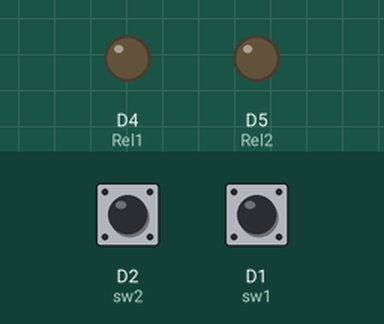
Recording of a sketch running on a simulated ESP8266 (NodeMCU). On the bench: output pins drawn as LEDs (lit = HIGH). The inputs (shaded band) are chosen by the test bench; at power-on: D2 (sw2) LOW, D1 (sw1) HIGH.

Above: at 1.2 s.
1.3 s: D2 (sw2) pulled HIGH for 0.15 s
At 1.7 s:
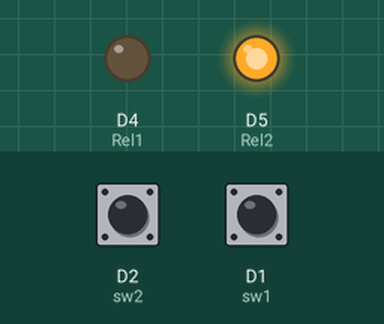
2.9 s: D1 (sw1) pulled LOW for 0.15 s
At 4.1 s:
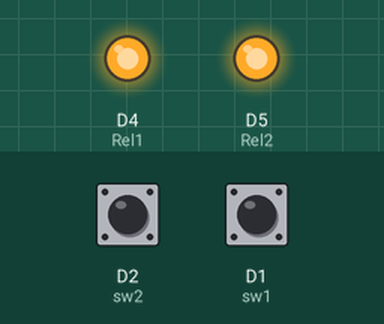
4.5 s: D2 (sw2) pulled HIGH for 1 s
At 5.3 s:
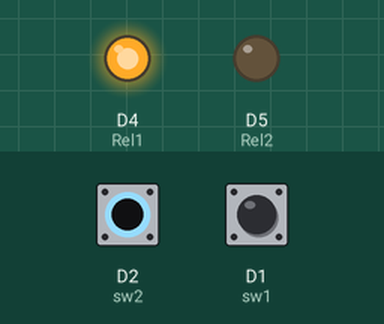
7.0 s: D2 (sw2) pulled HIGH for 3.2 s
At 8.4 s:
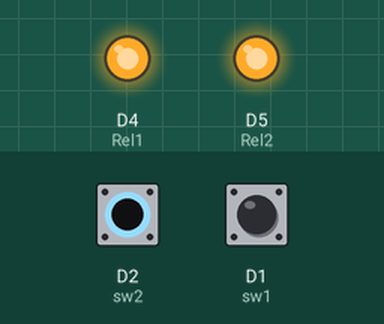
11.7 s: D1 (sw1) pulled LOW for 1 s
At 12.0 s:
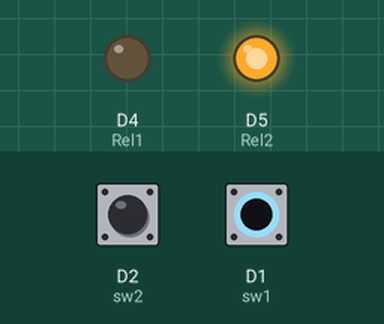
Timing chart, 0 to 14.7 s (numbered marks = the images above; inputs shaded):
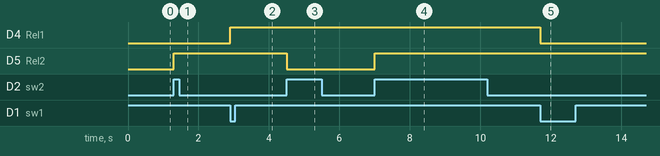

Measured:
- after the input at 1.3 s, D5 (Rel2): LOW → HIGH at once
- after the input at 2.9 s, D4 (Rel1): LOW → HIGH at once
- after the input at 4.5 s, D5 (Rel2): HIGH → LOW at once
- after the input at 7.0 s, D5 (Rel2): LOW → HIGH at once
- after the input at 11.7 s, D4 (Rel1): HIGH → LOW at once

The sketch:

LAB5_Switch_Relay.ino
```cpp
const int sw1 =  D1;
const int sw2 =  D2;
const int Rel1 =  D4;
const int Rel2 =  D5;
int st_sw1=0;
int st_sw2=0;
int st_1=0;
int st_2=0;
int last_st_sw1=1;
int last_st_sw2=0;
void setup() {
 pinMode(Rel1, OUTPUT);
 pinMode(Rel2, OUTPUT);
 pinMode(sw1, INPUT);
 pinMode(sw2, INPUT);
}
void loop() {

 st_sw1=digitalRead(sw1);
 if((st_sw1==0)&&(last_st_sw1==1)){
    st_1=~st_1;
    digitalWrite(Rel1,st_1);
    delay(250);
  }
  last_st_sw1 = st_sw1;

 st_sw2=digitalRead(sw2);
 if((st_sw2==1)&&(last_st_sw2==0)){
    st_2=~st_2;
    digitalWrite(Rel2,st_2);
    delay(250);
  }
  last_st_sw2 = st_sw2;
}
```
